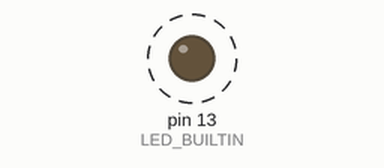
Bench run of a sketch on a simulated Arduino Uno, built with avr-gcc and run on an emulated ATmega328P. Shown: output pins drawn as LEDs (lit = HIGH). Dashed ring = blinking. No radio packets arrive unless stated; what the sketch prints to the serial monitor is not drawn.

Above: at 0.2 s.
Timing chart, 0 to 3.0 s (numbered marks = the images above):
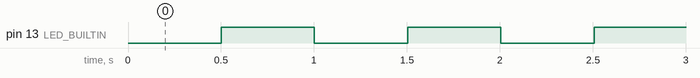

The sketch:

Tx_433mhz.ino
```cpp
//==== Inclusão de bibliotecas ====//
#include <VirtualWire.h>

//==== Mapemamento de Hardware e constantes =====//
#define Size 2
#define pinButton 3
#define pinPot A0

//===== Variáveis globais ========//
byte TX_buffer[2];


void setup(){
  //Entradas/Saídas digitais
  pinMode(pinButton, INPUT_PULLUP);
  pinMode(LED_BUILTIN, OUTPUT);
  Serial.begin(9600);

  vw_set_tx_pin(2); //Seleciona o pino de comunicação do TX
  vw_setup(3000); // Velocidade de comunicação em BPS
}//endSetup

long msDelay;
void loop(){

  if(millis() - msDelay > 500){
    msDelay = millis();

    TX_buffer[0] = millis()/1000;
    TX_buffer[1] = !TX_buffer[1];
    digitalWrite(LED_BUILTIN, TX_buffer[1]);

    Serial.print("PWM: ");
    Serial.print(TX_buffer[0]);
    Serial.print("   Button: ");
    Serial.println(TX_buffer[1]);

    vw_send(TX_buffer, Size);
    vw_wait_tx();

  }
}

/* void loop(){
  while ((millis()/1000)%6 < 5) {

    TX_buffer[0] = millis()/1000;//map(analogRead(pinPot), 0, 1023, 0, 255);

    if ((millis()/100)%2) {
      TX_buffer[1] = 1;
      digitalWrite(LED_BUILTIN, TX_buffer[1]);
    }
    else {
      TX_buffer[1] = 0;
      digitalWrite(LED_BUILTIN, TX_buffer[1]);
    }

    vw_send(TX_buffer, Size);
    vw_wait_tx();

    }//end while
  Serial.println("End While");

  delay(200);
}//endLoop */
```

Measured:
- by itself, pin 13 (LED_BUILTIN): alternates HIGH for 0.50 s and LOW for 0.50 s
